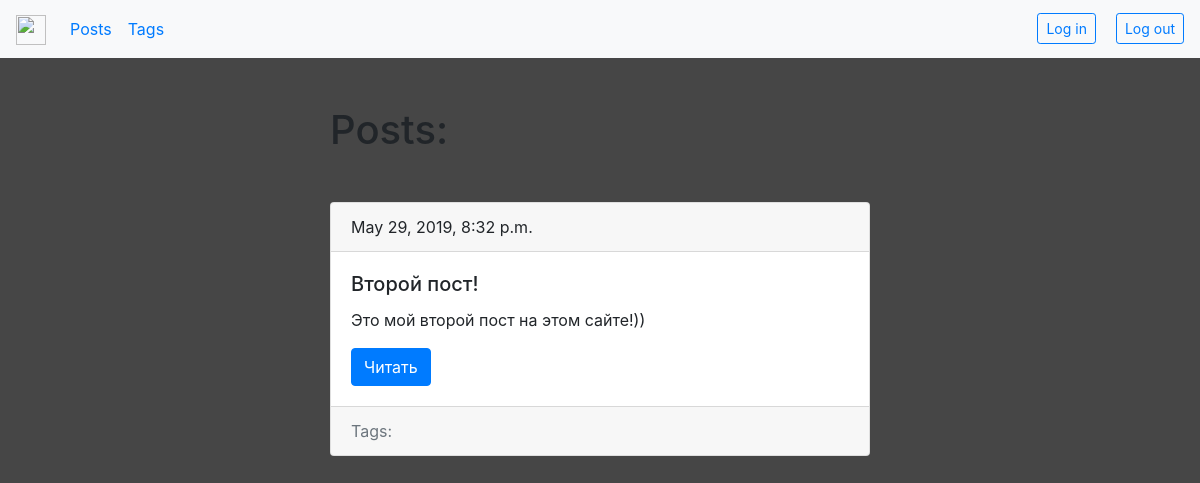
The page /blog/ on the database as committed earlier.
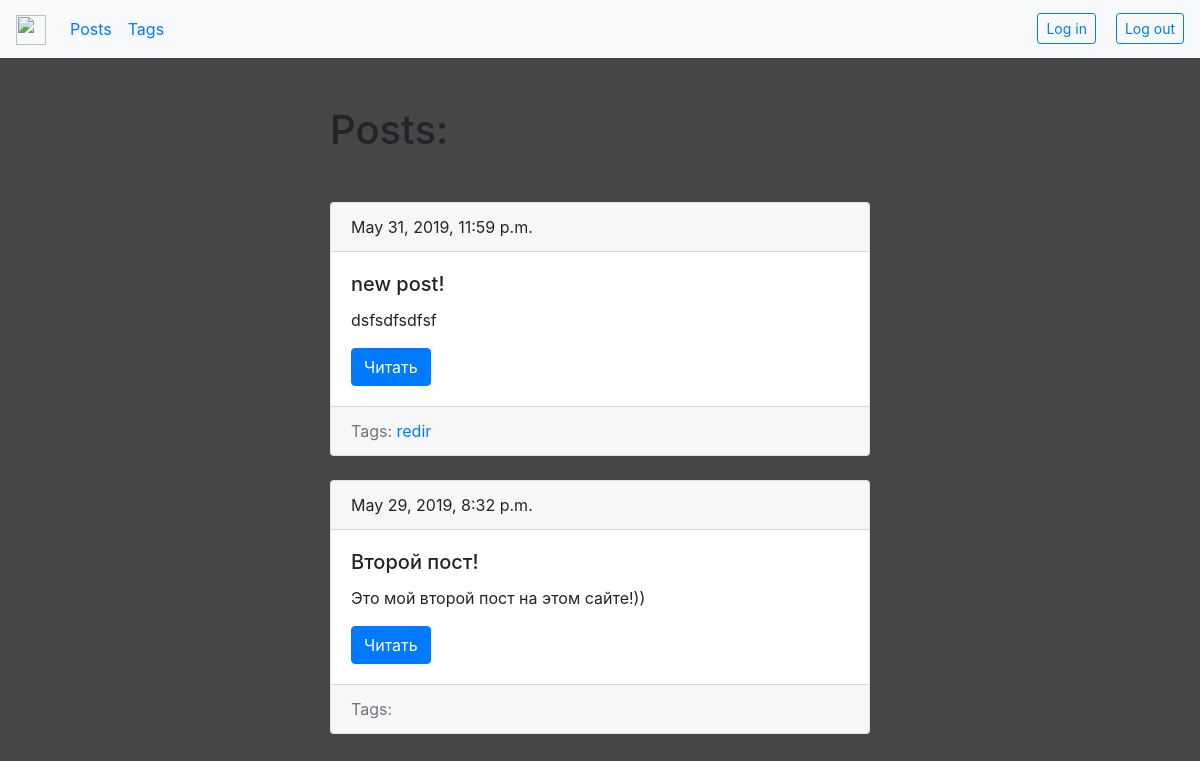
The same page on the database as committed later.
### blog/models.py (models this page shows, shortened)
class Post(models.Model):
    title = models.CharField(max_length=150, db_index=True)
    slug = models.SlugField(max_length=150, blank=True, unique=True)
    body = models.TextField(blank=True, db_index=True)
    tags = models.ManyToManyField('Tag', blank=True, related_name='posts')
    date_pub = models.DateTimeField(auto_now_add=True)
    def get_absolute_url(self):
        return reverse('post_detail_url', kwargs={'slug': self.slug})
    class Meta:
        ordering = ['-date_pub']

class Tag(models.Model):
    title = models.CharField(max_length=50)
    slug = models.SlugField(max_length=50, unique=True)
    def get_absolute_url(self):
        return reverse('tag_detail_url', kwargs={'slug': self.slug})
    class Meta:
        ordering = ['title']

### blog/views.py (the view)
# urls.py: path('', posts_list, name='posts_list_url'),
def posts_list(request):
    posts = Post.objects.all()
    paginator = Paginator(posts, 2)
    page_number = request.GET.get('page', 1)
    page = paginator.get_page(page_number)
    is_paginated = page.has_other_pages()
    if page.has_previous():
        prv_url = '?page={}'.format(page.previous_page_number())
    else:
        prv_url = ''
    if page.has_next():
        next_url = '?page={}'.format(page.next_page_number())
    else:
        next_url = ''
    context = {
        'page_object': page,
        'is_paginated': is_paginated,
        'next_url': next_url,
        'prv_url': prv_url,
    }
    return render(request, 'blogg/index.html', context=context)

### blog/templates/blogg/index.html (shortened to what this page needs)
{% extends 'blogg/base_blog.html'%}
{% block content %}
<h1 class="mb-5">Posts:</h1>
{% for post in page_object.object_list %}
{% include 'blogg/includs/post_card_template.html'%}
{%endfor%}
{% endblock%}

### blog/templates/blogg/includs/post_card_template.html
<div class="card mb-4">
    <div class="card-header">
        {{post.date_pub}}
    </div>
    <div class="card-body">
        <h5 class="card-title">{{post.title}}</h5>
        <p class="card-text">{{post.body|truncatewords:15}}</p>
        <a href="{{ post.get_absolute_url }}" class="btn btn-primary">Читать</a>
    </div>
    <div class="card-footer text-muted">
        Tags:
        {% for tag in post.tags.all %}
            <a href="{{ tag.get_absolute_url }}">{{ tag.title }}</a>
        {%endfor%}
    </div>
</div>

Rows that differ between the two databases and show on the page:
added Post: date_pub "May 31, 2019, 11:59 p.m.", title "new post!", body "dsfsdfsdfsf"
now on this page (row unchanged): Tag: title "redir"
